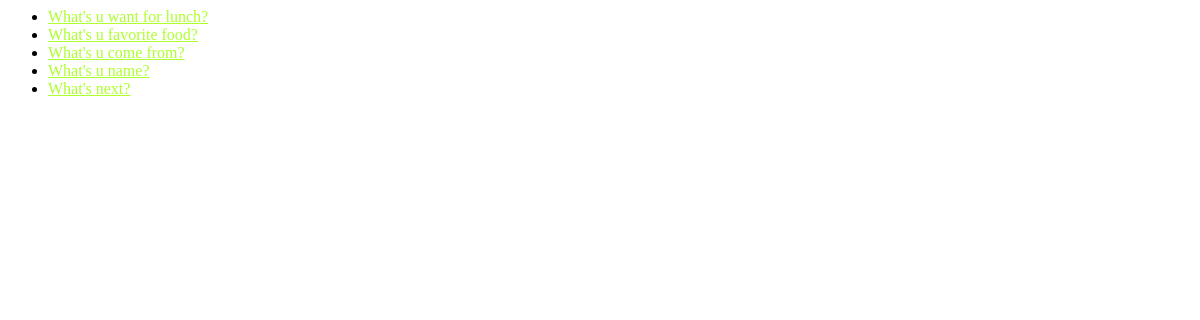
Before: /pills/ with the older database file.
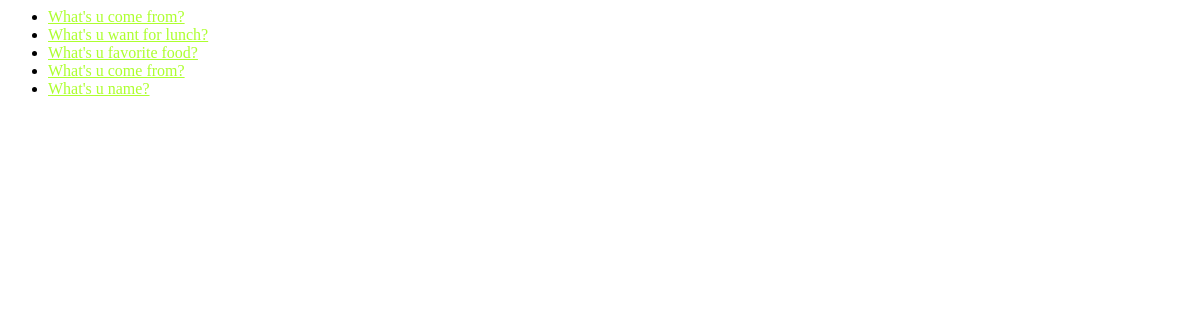
After: the same page with the newer database file.
### pills/models.py (models this page shows, shortened)
class Question(models.Model):
    question_text = models.CharField(max_length=200)
    pub_date = models.DateTimeField('date published')
    def was_published_recently(self):
        now = timezone.now()
        return now - datetime.timedelta(days=1) <= self.pub_date <= now
    was_published_recently.admin_order_field = 'pub_date'
    was_published_recently.short_description = 'Published recently'
    was_published_recently.boolean = True

### pills/views.py (the view)
class IndexView(generic.ListView):
    template_name = 'pills/index.html'
    context_object_name = 'latest_question_list'
    def get_queryset(self):
        return Question.objects.filter(
            pub_date__lte=timezone.now()
        ).order_by('-pub_date')[:5]

### pills/templates/pills/index.html
{% load static %}
<link rel="stylesheet" href="{% static 'pills/style.css' %}">
{% if latest_question_list %}
    <ul>
       {% for question in latest_question_list %}
            <li><a href="{% url 'pills:detail' question.id %}">{{question.question_text}}</a></li>
       {% endfor %}
    </ul>
{% else %}
    <p>
        No pills are available.
    </p>
{% endif %}

Changed rows visible on the page:
no longer on this page (row unchanged): Question: question_text "What's next?"
added Question: question_text "What's u come from?"
